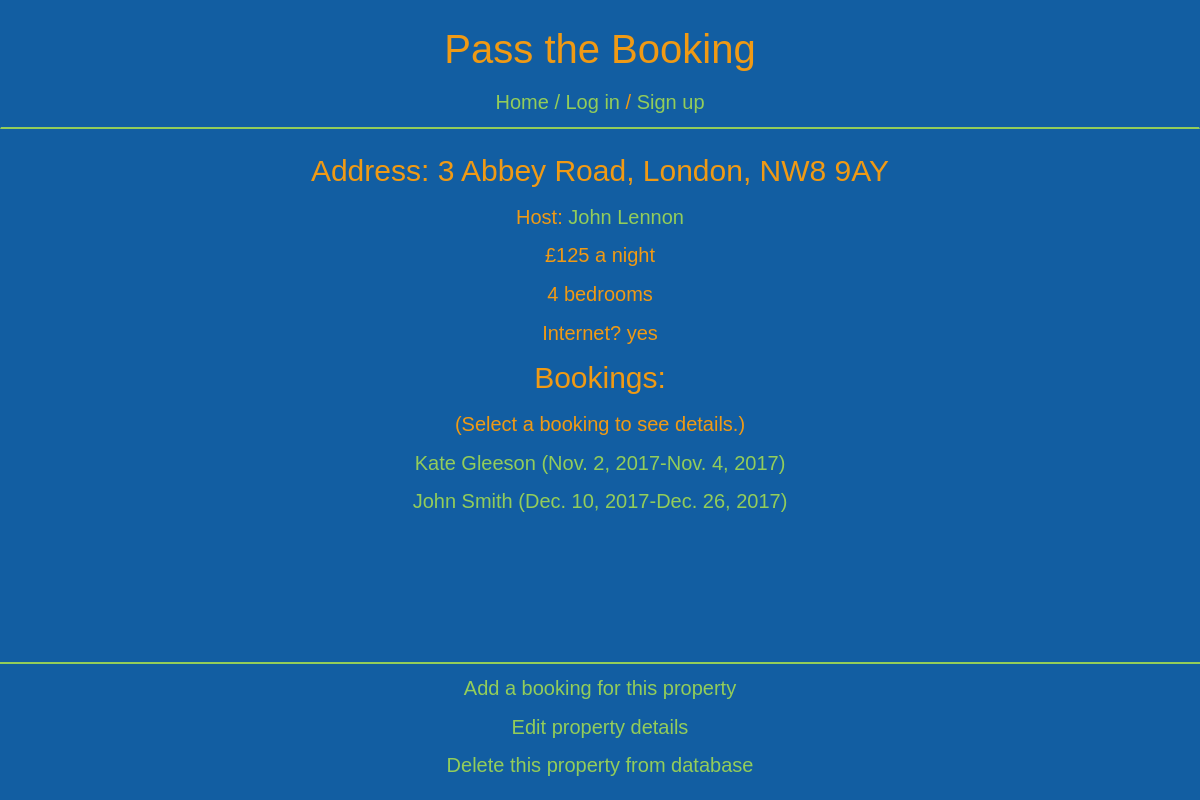
Screenshot of /properties/1/ with the database file from the repository.
### pass_the_booking/models.py (models this page shows, shortened)
class Property(models.Model):
    client = models.ForeignKey(Client, on_delete=models.CASCADE)
    address = models.TextField()
    price = models.IntegerField()
    bedrooms = models.IntegerField()
    internet = models.BooleanField()

class Client(models.Model):
    name = models.CharField(max_length=200)
    email = models.EmailField(max_length=254)
    dob = models.DateField()
    telephone = models.CharField(max_length=200)

class Booking(models.Model):
    property = models.ForeignKey(Property, on_delete=models.CASCADE)
    check_in = models.DateField()
    check_out = models.DateField()
    guest_name = models.CharField(max_length=200)
    guest_email = models.EmailField(max_length=254)

### pass_the_booking/views/properties.py (the view)
# urls.py: url(r'^properties/(?P<pk>\d+)/$', views.property_detail, name='property_detail'),
def property_detail(request, pk):
    property = get_object_or_404(Property, pk=pk)
    bookings = property.booking_set.all()
    return render(request, 'pass_the_booking/properties/property_detail.html', {'property': property, 'bookings': bookings })

### pass_the_booking/templates/pass_the_booking/properties/property_detail.html
{% extends 'pass_the_booking/base.html' %}
{% block content %}
  <div class='main'>
    <div>
      <p class='subtitle'>Address: {{ property.address }}</p>
      <p>Host: <a href="{% url 'client_detail' pk=property.client.pk %}">{{ property.client.name }}</a></p>
      <p>£{{ property.price }} a night</p>
      <p>{{ property.bedrooms }} bedrooms</p>
      <p>Internet?  {% if property.internet == True %}yes{% else %}no{% endif %}</p>
    </div>
    <div>
      <p class='subtitle'>Bookings:</p>
      <p>(Select a booking to see details.)</p>
        {% for booking in bookings %}
          <p><a href="{% url 'booking_detail' pk=booking.pk %}">{{ booking.guest_name }} ({{ booking.check_in}}-{{ booking.check_out }})</a></p>
        {% endfor %}
    </div>
  </div>
  <div class='bottom-navbar'>
    <p><a href="{% url 'booking_new' pk=property.pk %}">Add a booking for this property</a></p>
    <p><a href="{% url 'property_edit' pk=property.pk %}">Edit property details</a></p>
    <p><a href="{% url 'property_delete' pk=property.pk %}">Delete this property from database</a></p>
  </div>
{% endblock %}

### pass_the_booking/static/css/pass_the_booking.css (style rules this page uses)
body { background-color: #125ea2; color: #f09a14; text-align: center; font-family: helvetica; font-size: 20; }
.subtitle { font-size: 30px }
a { color: #93cd5a; }
.bottom-navbar { background-color: #125ea2; position: fixed; bottom: 0; width: 100%; border-radius: 0px; border-top: 2px solid #93cd5a; padding-bottom: 10px; padding-top: 10px; }
.main { margin-top: 150px; margin-bottom: 150px; }

### rows the page displays
Property: address "3 Abbey Road, London, NW8 9AY", client.name "John Lennon", price "125", bedrooms "4"
Booking: guest_name "Kate Gleeson", check_in "Nov. 2, 2017", check_out "Nov. 4, 2017"
Booking: guest_name "John Smith", check_in "Dec. 10, 2017", check_out "Dec. 26, 2017"
